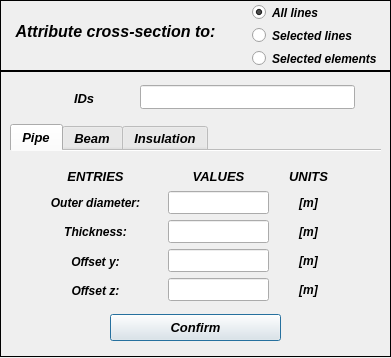
<?xml version="1.0" encoding="UTF-8"?>
<ui version="4.0">
 <class>Dialog</class>
 <widget class="QDialog" name="Dialog">
  <property name="windowModality">
   <enum>Qt::NonModal</enum>
  </property>
  <property name="geometry">
   <rect>
    <x>0</x>
    <y>0</y>
    <width>391</width>
    <height>358</height>
   </rect>
  </property>
  <property name="sizePolicy">
   <sizepolicy hsizetype="Fixed" vsizetype="Fixed">
    <horstretch>0</horstretch>
    <verstretch>0</verstretch>
   </sizepolicy>
  </property>
  <property name="minimumSize">
   <size>
    <width>391</width>
    <height>281</height>
   </size>
  </property>
  <property name="maximumSize">
   <size>
    <width>391</width>
    <height>400</height>
   </size>
  </property>
  <property name="contextMenuPolicy">
   <enum>Qt::DefaultContextMenu</enum>
  </property>
  <property name="windowTitle">
   <string>Set: Cross-Section</string>
  </property>
  <property name="windowIcon">
   <iconset>
    <normaloff>../../../../../../Downloads/load - Copia.png</normaloff>../../../../../../Downloads/load - Copia.png</iconset>
  </property>
  <property name="whatsThis">
   <string/>
  </property>
  <widget class="QWidget" name="widget" native="true">
   <property name="geometry">
    <rect>
     <x>0</x>
     <y>0</y>
     <width>391</width>
     <height>361</height>
    </rect>
   </property>
   <property name="minimumSize">
    <size>
     <width>391</width>
     <height>361</height>
    </size>
   </property>
   <property name="maximumSize">
    <size>
     <width>391</width>
     <height>361</height>
    </size>
   </property>
   <property name="font">
    <font>
     <kerning>true</kerning>
    </font>
   </property>
   <widget class="QFrame" name="frame">
    <property name="geometry">
     <rect>
      <x>0</x>
      <y>0</y>
      <width>391</width>
      <height>72</height>
     </rect>
    </property>
    <property name="frameShape">
     <enum>QFrame::Box</enum>
    </property>
    <property name="frameShadow">
     <enum>QFrame::Plain</enum>
    </property>
    <property name="lineWidth">
     <number>1</number>
    </property>
    <widget class="QLabel" name="label">
     <property name="geometry">
      <rect>
       <x>10</x>
       <y>22</y>
       <width>211</width>
       <height>16</height>
      </rect>
     </property>
     <property name="font">
      <font>
       <family>Arial</family>
       <pointsize>12</pointsize>
       <weight>75</weight>
       <italic>true</italic>
       <bold>true</bold>
      </font>
     </property>
     <property name="text">
      <string>&lt;html&gt;&lt;head/&gt;&lt;body&gt;&lt;p align=&quot;center&quot;&gt;Attribute cross-section to:&lt;/p&gt;&lt;/body&gt;&lt;/html&gt;</string>
     </property>
     <property name="textFormat">
      <enum>Qt::AutoText</enum>
     </property>
     <property name="alignment">
      <set>Qt::AlignCenter</set>
     </property>
    </widget>
    <widget class="QWidget" name="gridLayoutWidget">
     <property name="geometry">
      <rect>
       <x>248</x>
       <y>4</y>
       <width>139</width>
       <height>65</height>
      </rect>
     </property>
     <layout class="QGridLayout" name="gridLayout">
      <item row="0" column="0">
       <widget class="QRadioButton" name="radioButton_all_lines">
        <property name="minimumSize">
         <size>
          <width>130</width>
          <height>17</height>
         </size>
        </property>
        <property name="maximumSize">
         <size>
          <width>130</width>
          <height>17</height>
         </size>
        </property>
        <property name="font">
         <font>
          <family>Arial</family>
          <pointsize>9</pointsize>
          <weight>75</weight>
          <italic>true</italic>
          <bold>true</bold>
          <stylestrategy>PreferAntialias</stylestrategy>
         </font>
        </property>
        <property name="focusPolicy">
         <enum>Qt::ClickFocus</enum>
        </property>
        <property name="text">
         <string>All lines</string>
        </property>
        <property name="checked">
         <bool>true</bool>
        </property>
       </widget>
      </item>
      <item row="1" column="0">
       <widget class="QRadioButton" name="radioButton_selected_lines">
        <property name="minimumSize">
         <size>
          <width>130</width>
          <height>17</height>
         </size>
        </property>
        <property name="maximumSize">
         <size>
          <width>130</width>
          <height>17</height>
         </size>
        </property>
        <property name="font">
         <font>
          <family>Arial</family>
          <pointsize>9</pointsize>
          <weight>75</weight>
          <italic>true</italic>
          <bold>true</bold>
          <stylestrategy>PreferAntialias</stylestrategy>
         </font>
        </property>
        <property name="focusPolicy">
         <enum>Qt::ClickFocus</enum>
        </property>
        <property name="text">
         <string>Selected lines</string>
        </property>
        <property name="checked">
         <bool>false</bool>
        </property>
       </widget>
      </item>
      <item row="2" column="0">
       <widget class="QRadioButton" name="radioButton_selected_elements">
        <property name="minimumSize">
         <size>
          <width>130</width>
          <height>17</height>
         </size>
        </property>
        <property name="maximumSize">
         <size>
          <width>130</width>
          <height>17</height>
         </size>
        </property>
        <property name="font">
         <font>
          <family>Arial</family>
          <pointsize>9</pointsize>
          <weight>75</weight>
          <italic>true</italic>
          <bold>true</bold>
          <stylestrategy>PreferAntialias</stylestrategy>
         </font>
        </property>
        <property name="focusPolicy">
         <enum>Qt::ClickFocus</enum>
        </property>
        <property name="text">
         <string>Selected elements</string>
        </property>
        <property name="checked">
         <bool>false</bool>
        </property>
       </widget>
      </item>
     </layout>
    </widget>
   </widget>
   <widget class="QFrame" name="frame_2">
    <property name="geometry">
     <rect>
      <x>0</x>
      <y>70</y>
      <width>391</width>
      <height>287</height>
     </rect>
    </property>
    <property name="frameShape">
     <enum>QFrame::Box</enum>
    </property>
    <property name="frameShadow">
     <enum>QFrame::Plain</enum>
    </property>
    <widget class="QTabWidget" name="tabWidget">
     <property name="geometry">
      <rect>
       <x>10</x>
       <y>54</y>
       <width>371</width>
       <height>181</height>
      </rect>
     </property>
     <property name="font">
      <font>
       <family>Arial</family>
       <pointsize>10</pointsize>
       <weight>75</weight>
       <italic>true</italic>
       <bold>true</bold>
      </font>
     </property>
     <property name="focusPolicy">
      <enum>Qt::StrongFocus</enum>
     </property>
     <property name="tabPosition">
      <enum>QTabWidget::North</enum>
     </property>
     <property name="tabShape">
      <enum>QTabWidget::Rounded</enum>
     </property>
     <property name="currentIndex">
      <number>0</number>
     </property>
     <property name="documentMode">
      <bool>true</bool>
     </property>
     <property name="tabsClosable">
      <bool>false</bool>
     </property>
     <property name="movable">
      <bool>false</bool>
     </property>
     <property name="tabBarAutoHide">
      <bool>false</bool>
     </property>
     <widget class="QWidget" name="tab">
      <attribute name="title">
       <string>Pipe</string>
      </attribute>
      <widget class="QWidget" name="verticalLayoutWidget_12">
       <property name="geometry">
        <rect>
         <x>30</x>
         <y>40</y>
         <width>111</width>
         <height>111</height>
        </rect>
       </property>
       <layout class="QVBoxLayout" name="verticalLayout_12">
        <item>
         <widget class="QLabel" name="label_20">
          <property name="font">
           <font>
            <family>Arial</family>
            <pointsize>9</pointsize>
            <weight>75</weight>
            <italic>true</italic>
            <bold>true</bold>
           </font>
          </property>
          <property name="text">
           <string>Outer diameter:</string>
          </property>
          <property name="alignment">
           <set>Qt::AlignCenter</set>
          </property>
         </widget>
        </item>
        <item>
         <widget class="QLabel" name="label_21">
          <property name="font">
           <font>
            <family>Arial</family>
            <pointsize>9</pointsize>
            <weight>75</weight>
            <italic>true</italic>
            <bold>true</bold>
           </font>
          </property>
          <property name="text">
           <string>Thickness:</string>
          </property>
          <property name="alignment">
           <set>Qt::AlignCenter</set>
          </property>
         </widget>
        </item>
        <item>
         <widget class="QLabel" name="label_22">
          <property name="font">
           <font>
            <family>Arial</family>
            <pointsize>9</pointsize>
            <weight>75</weight>
            <italic>true</italic>
            <bold>true</bold>
           </font>
          </property>
          <property name="text">
           <string>Offset y:</string>
          </property>
          <property name="alignment">
           <set>Qt::AlignCenter</set>
          </property>
         </widget>
        </item>
        <item>
         <widget class="QLabel" name="label_23">
          <property name="font">
           <font>
            <family>Arial</family>
            <pointsize>9</pointsize>
            <weight>75</weight>
            <italic>true</italic>
            <bold>true</bold>
           </font>
          </property>
          <property name="text">
           <string>Offset z:</string>
          </property>
          <property name="alignment">
           <set>Qt::AlignCenter</set>
          </property>
         </widget>
        </item>
       </layout>
      </widget>
      <widget class="QWidget" name="verticalLayoutWidget_10">
       <property name="geometry">
        <rect>
         <x>158</x>
         <y>10</y>
         <width>101</width>
         <height>31</height>
        </rect>
       </property>
       <layout class="QVBoxLayout" name="verticalLayout_10">
        <item>
         <widget class="QLabel" name="label_18">
          <property name="font">
           <font>
            <family>Arial</family>
            <pointsize>10</pointsize>
            <weight>75</weight>
            <italic>true</italic>
            <bold>true</bold>
           </font>
          </property>
          <property name="text">
           <string>VALUES</string>
          </property>
          <property name="alignment">
           <set>Qt::AlignCenter</set>
          </property>
         </widget>
        </item>
       </layout>
      </widget>
      <widget class="QWidget" name="verticalLayoutWidget_11">
       <property name="geometry">
        <rect>
         <x>30</x>
         <y>10</y>
         <width>111</width>
         <height>31</height>
        </rect>
       </property>
       <layout class="QVBoxLayout" name="verticalLayout_11">
        <item>
         <widget class="QLabel" name="label_19">
          <property name="font">
           <font>
            <family>Arial</family>
            <pointsize>10</pointsize>
            <weight>75</weight>
            <italic>true</italic>
            <bold>true</bold>
           </font>
          </property>
          <property name="text">
           <string>ENTRIES</string>
          </property>
          <property name="alignment">
           <set>Qt::AlignCenter</set>
          </property>
         </widget>
        </item>
       </layout>
      </widget>
      <widget class="QWidget" name="verticalLayoutWidget_7">
       <property name="geometry">
        <rect>
         <x>158</x>
         <y>40</y>
         <width>101</width>
         <height>113</height>
        </rect>
       </property>
       <layout class="QVBoxLayout" name="verticalLayout_7">
        <item>
         <widget class="QLineEdit" name="lineEdit_outerDiameter">
          <property name="text">
           <string/>
          </property>
          <property name="alignment">
           <set>Qt::AlignCenter</set>
          </property>
         </widget>
        </item>
        <item>
         <widget class="QLineEdit" name="lineEdit_thickness">
          <property name="focusPolicy">
           <enum>Qt::StrongFocus</enum>
          </property>
          <property name="alignment">
           <set>Qt::AlignCenter</set>
          </property>
         </widget>
        </item>
        <item>
         <widget class="QLineEdit" name="lineEdit_offset_y">
          <property name="focusPolicy">
           <enum>Qt::StrongFocus</enum>
          </property>
          <property name="alignment">
           <set>Qt::AlignCenter</set>
          </property>
         </widget>
        </item>
        <item>
         <widget class="QLineEdit" name="lineEdit_offset_z">
          <property name="focusPolicy">
           <enum>Qt::StrongFocus</enum>
          </property>
          <property name="alignment">
           <set>Qt::AlignCenter</set>
          </property>
         </widget>
        </item>
       </layout>
      </widget>
      <widget class="QWidget" name="verticalLayoutWidget_9">
       <property name="geometry">
        <rect>
         <x>278</x>
         <y>10</y>
         <width>41</width>
         <height>31</height>
        </rect>
       </property>
       <layout class="QVBoxLayout" name="verticalLayout_9">
        <item>
         <widget class="QLabel" name="label_17">
          <property name="font">
           <font>
            <family>Arial</family>
            <pointsize>10</pointsize>
            <weight>75</weight>
            <italic>true</italic>
            <bold>true</bold>
           </font>
          </property>
          <property name="text">
           <string>UNITS</string>
          </property>
          <property name="alignment">
           <set>Qt::AlignCenter</set>
          </property>
         </widget>
        </item>
       </layout>
      </widget>
      <widget class="QWidget" name="verticalLayoutWidget_8">
       <property name="geometry">
        <rect>
         <x>278</x>
         <y>40</y>
         <width>41</width>
         <height>113</height>
        </rect>
       </property>
       <layout class="QVBoxLayout" name="verticalLayout_8">
        <property name="spacing">
         <number>6</number>
        </property>
        <property name="bottomMargin">
         <number>3</number>
        </property>
        <item>
         <widget class="QLabel" name="label_13">
          <property name="minimumSize">
           <size>
            <width>0</width>
            <height>18</height>
           </size>
          </property>
          <property name="font">
           <font>
            <family>Arial</family>
            <pointsize>9</pointsize>
            <weight>75</weight>
            <italic>true</italic>
            <bold>true</bold>
           </font>
          </property>
          <property name="text">
           <string>[m]</string>
          </property>
          <property name="alignment">
           <set>Qt::AlignCenter</set>
          </property>
         </widget>
        </item>
        <item>
         <widget class="QLabel" name="label_14">
          <property name="font">
           <font>
            <family>Arial</family>
            <pointsize>9</pointsize>
            <weight>75</weight>
            <italic>true</italic>
            <bold>true</bold>
           </font>
          </property>
          <property name="text">
           <string>[m]</string>
          </property>
          <property name="alignment">
           <set>Qt::AlignCenter</set>
          </property>
         </widget>
        </item>
        <item>
         <widget class="QLabel" name="label_15">
          <property name="font">
           <font>
            <family>Arial</family>
            <pointsize>9</pointsize>
            <weight>75</weight>
            <italic>true</italic>
            <bold>true</bold>
           </font>
          </property>
          <property name="text">
           <string>[m]</string>
          </property>
          <property name="alignment">
           <set>Qt::AlignCenter</set>
          </property>
         </widget>
        </item>
        <item>
         <widget class="QLabel" name="label_16">
          <property name="font">
           <font>
            <family>Arial</family>
            <pointsize>9</pointsize>
            <weight>75</weight>
            <italic>true</italic>
            <bold>true</bold>
           </font>
          </property>
          <property name="text">
           <string>[m]</string>
          </property>
          <property name="alignment">
           <set>Qt::AlignCenter</set>
          </property>
         </widget>
        </item>
       </layout>
      </widget>
     </widget>
     <widget class="QWidget" name="tab_2">
      <attribute name="title">
       <string>Beam</string>
      </attribute>
      <widget class="QWidget" name="verticalLayoutWidget_18">
       <property name="geometry">
        <rect>
         <x>50</x>
         <y>40</y>
         <width>75</width>
         <height>111</height>
        </rect>
       </property>
       <layout class="QVBoxLayout" name="verticalLayout_18">
        <item>
         <widget class="QLabel" name="label_31">
          <property name="text">
           <string>Area:</string>
          </property>
          <property name="alignment">
           <set>Qt::AlignCenter</set>
          </property>
         </widget>
        </item>
        <item>
         <widget class="QLabel" name="label_32">
          <property name="text">
           <string>Iyy:</string>
          </property>
          <property name="alignment">
           <set>Qt::AlignCenter</set>
          </property>
         </widget>
        </item>
        <item>
         <widget class="QLabel" name="label_33">
          <property name="text">
           <string>Izz:</string>
          </property>
          <property name="alignment">
           <set>Qt::AlignCenter</set>
          </property>
         </widget>
        </item>
        <item>
         <widget class="QLabel" name="label_34">
          <property name="text">
           <string>Iyz:</string>
          </property>
          <property name="alignment">
           <set>Qt::AlignCenter</set>
          </property>
         </widget>
        </item>
       </layout>
      </widget>
      <widget class="QWidget" name="verticalLayoutWidget_17">
       <property name="geometry">
        <rect>
         <x>290</x>
         <y>40</y>
         <width>41</width>
         <height>111</height>
        </rect>
       </property>
       <layout class="QVBoxLayout" name="verticalLayout_17">
        <property name="spacing">
         <number>4</number>
        </property>
        <property name="bottomMargin">
         <number>0</number>
        </property>
        <item>
         <widget class="QLabel" name="label_27">
          <property name="text">
           <string>[m²]</string>
          </property>
          <property name="alignment">
           <set>Qt::AlignCenter</set>
          </property>
         </widget>
        </item>
        <item>
         <widget class="QLabel" name="label_28">
          <property name="text">
           <string>[m^4]</string>
          </property>
          <property name="alignment">
           <set>Qt::AlignCenter</set>
          </property>
         </widget>
        </item>
        <item>
         <widget class="QLabel" name="label_29">
          <property name="text">
           <string>[m^4]</string>
          </property>
          <property name="alignment">
           <set>Qt::AlignCenter</set>
          </property>
         </widget>
        </item>
        <item>
         <widget class="QLabel" name="label_30">
          <property name="text">
           <string>[m^4]</string>
          </property>
          <property name="alignment">
           <set>Qt::AlignCenter</set>
          </property>
         </widget>
        </item>
       </layout>
      </widget>
      <widget class="QWidget" name="verticalLayoutWidget_14">
       <property name="geometry">
        <rect>
         <x>50</x>
         <y>10</y>
         <width>75</width>
         <height>31</height>
        </rect>
       </property>
       <layout class="QVBoxLayout" name="verticalLayout_14">
        <item>
         <widget class="QLabel" name="label_25">
          <property name="font">
           <font>
            <weight>75</weight>
            <bold>true</bold>
           </font>
          </property>
          <property name="text">
           <string>ENTRIES</string>
          </property>
          <property name="alignment">
           <set>Qt::AlignCenter</set>
          </property>
         </widget>
        </item>
       </layout>
      </widget>
      <widget class="QWidget" name="verticalLayoutWidget_13">
       <property name="geometry">
        <rect>
         <x>144</x>
         <y>10</y>
         <width>119</width>
         <height>31</height>
        </rect>
       </property>
       <layout class="QVBoxLayout" name="verticalLayout_13">
        <item>
         <widget class="QLabel" name="label_24">
          <property name="font">
           <font>
            <weight>75</weight>
            <bold>true</bold>
           </font>
          </property>
          <property name="text">
           <string>VALUES</string>
          </property>
          <property name="alignment">
           <set>Qt::AlignCenter</set>
          </property>
         </widget>
        </item>
       </layout>
      </widget>
      <widget class="QWidget" name="verticalLayoutWidget_16">
       <property name="geometry">
        <rect>
         <x>290</x>
         <y>10</y>
         <width>41</width>
         <height>31</height>
        </rect>
       </property>
       <layout class="QVBoxLayout" name="verticalLayout_16">
        <item>
         <widget class="QLabel" name="label_26">
          <property name="font">
           <font>
            <weight>75</weight>
            <bold>true</bold>
           </font>
          </property>
          <property name="text">
           <string>UNITS</string>
          </property>
          <property name="alignment">
           <set>Qt::AlignCenter</set>
          </property>
         </widget>
        </item>
       </layout>
      </widget>
      <widget class="QWidget" name="verticalLayoutWidget_15">
       <property name="geometry">
        <rect>
         <x>144</x>
         <y>40</y>
         <width>119</width>
         <height>111</height>
        </rect>
       </property>
       <layout class="QVBoxLayout" name="verticalLayout_15">
        <item>
         <widget class="QLineEdit" name="lineEdit_area">
          <property name="focusPolicy">
           <enum>Qt::StrongFocus</enum>
          </property>
          <property name="alignment">
           <set>Qt::AlignCenter</set>
          </property>
         </widget>
        </item>
        <item>
         <widget class="QLineEdit" name="lineEdit_iyy">
          <property name="focusPolicy">
           <enum>Qt::StrongFocus</enum>
          </property>
          <property name="alignment">
           <set>Qt::AlignCenter</set>
          </property>
         </widget>
        </item>
        <item>
         <widget class="QLineEdit" name="lineEdit_izz">
          <property name="focusPolicy">
           <enum>Qt::StrongFocus</enum>
          </property>
          <property name="alignment">
           <set>Qt::AlignCenter</set>
          </property>
         </widget>
        </item>
        <item>
         <widget class="QLineEdit" name="lineEdit_iyz">
          <property name="focusPolicy">
           <enum>Qt::StrongFocus</enum>
          </property>
          <property name="alignment">
           <set>Qt::AlignCenter</set>
          </property>
         </widget>
        </item>
       </layout>
      </widget>
     </widget>
     <widget class="QWidget" name="tab_3">
      <attribute name="title">
       <string>Insulation</string>
      </attribute>
      <widget class="QWidget" name="verticalLayoutWidget_19">
       <property name="geometry">
        <rect>
         <x>148</x>
         <y>64</y>
         <width>97</width>
         <height>89</height>
        </rect>
       </property>
       <layout class="QVBoxLayout" name="verticalLayout_19">
        <property name="spacing">
         <number>11</number>
        </property>
        <item>
         <widget class="QLineEdit" name="lineEdit_InsulationDensity">
          <property name="font">
           <font>
            <family>Arial</family>
            <pointsize>10</pointsize>
            <weight>75</weight>
            <italic>true</italic>
            <bold>true</bold>
           </font>
          </property>
          <property name="alignment">
           <set>Qt::AlignCenter</set>
          </property>
         </widget>
        </item>
        <item>
         <widget class="QLineEdit" name="lineEdit_InsulationThickness">
          <property name="font">
           <font>
            <family>Arial</family>
            <pointsize>10</pointsize>
            <weight>75</weight>
            <italic>true</italic>
            <bold>true</bold>
           </font>
          </property>
          <property name="focusPolicy">
           <enum>Qt::StrongFocus</enum>
          </property>
          <property name="alignment">
           <set>Qt::AlignCenter</set>
          </property>
         </widget>
        </item>
       </layout>
      </widget>
      <widget class="QWidget" name="verticalLayoutWidget_20">
       <property name="geometry">
        <rect>
         <x>54</x>
         <y>64</y>
         <width>77</width>
         <height>87</height>
        </rect>
       </property>
       <layout class="QVBoxLayout" name="verticalLayout_20">
        <item>
         <widget class="QLabel" name="label_35">
          <property name="minimumSize">
           <size>
            <width>0</width>
            <height>30</height>
           </size>
          </property>
          <property name="maximumSize">
           <size>
            <width>16777215</width>
            <height>30</height>
           </size>
          </property>
          <property name="font">
           <font>
            <family>Arial</family>
            <pointsize>10</pointsize>
            <weight>75</weight>
            <italic>true</italic>
            <bold>true</bold>
            <underline>false</underline>
            <strikeout>false</strikeout>
           </font>
          </property>
          <property name="text">
           <string>Density:</string>
          </property>
          <property name="alignment">
           <set>Qt::AlignCenter</set>
          </property>
         </widget>
        </item>
        <item>
         <widget class="QLabel" name="label_36">
          <property name="minimumSize">
           <size>
            <width>0</width>
            <height>30</height>
           </size>
          </property>
          <property name="maximumSize">
           <size>
            <width>16777215</width>
            <height>30</height>
           </size>
          </property>
          <property name="font">
           <font>
            <family>Arial</family>
            <pointsize>10</pointsize>
            <weight>75</weight>
            <italic>true</italic>
            <bold>true</bold>
           </font>
          </property>
          <property name="text">
           <string>Thickness:</string>
          </property>
          <property name="alignment">
           <set>Qt::AlignCenter</set>
          </property>
         </widget>
        </item>
       </layout>
      </widget>
      <widget class="QWidget" name="verticalLayoutWidget_21">
       <property name="geometry">
        <rect>
         <x>262</x>
         <y>64</y>
         <width>52</width>
         <height>85</height>
        </rect>
       </property>
       <layout class="QVBoxLayout" name="verticalLayout_21">
        <item>
         <widget class="QLabel" name="label_37">
          <property name="minimumSize">
           <size>
            <width>50</width>
            <height>30</height>
           </size>
          </property>
          <property name="maximumSize">
           <size>
            <width>50</width>
            <height>30</height>
           </size>
          </property>
          <property name="font">
           <font>
            <family>Arial</family>
            <pointsize>10</pointsize>
            <weight>75</weight>
            <italic>true</italic>
            <bold>true</bold>
            <underline>false</underline>
            <strikeout>false</strikeout>
           </font>
          </property>
          <property name="text">
           <string>[kg/m³]</string>
          </property>
          <property name="alignment">
           <set>Qt::AlignCenter</set>
          </property>
         </widget>
        </item>
        <item>
         <widget class="QLabel" name="label_38">
          <property name="minimumSize">
           <size>
            <width>50</width>
            <height>30</height>
           </size>
          </property>
          <property name="maximumSize">
           <size>
            <width>50</width>
            <height>30</height>
           </size>
          </property>
          <property name="font">
           <font>
            <family>Arial</family>
            <pointsize>10</pointsize>
            <weight>75</weight>
            <italic>true</italic>
            <bold>true</bold>
           </font>
          </property>
          <property name="text">
           <string>[m]</string>
          </property>
          <property name="alignment">
           <set>Qt::AlignCenter</set>
          </property>
         </widget>
        </item>
       </layout>
      </widget>
      <widget class="QWidget" name="verticalLayoutWidget_24">
       <property name="geometry">
        <rect>
         <x>54</x>
         <y>22</y>
         <width>77</width>
         <height>31</height>
        </rect>
       </property>
       <layout class="QVBoxLayout" name="verticalLayout_24">
        <item>
         <widget class="QLabel" name="label_41">
          <property name="minimumSize">
           <size>
            <width>0</width>
            <height>29</height>
           </size>
          </property>
          <property name="maximumSize">
           <size>
            <width>16777215</width>
            <height>29</height>
           </size>
          </property>
          <property name="font">
           <font>
            <family>Arial</family>
            <pointsize>10</pointsize>
            <weight>75</weight>
            <italic>true</italic>
            <bold>true</bold>
           </font>
          </property>
          <property name="frameShape">
           <enum>QFrame::Box</enum>
          </property>
          <property name="text">
           <string>ENTRIES</string>
          </property>
          <property name="alignment">
           <set>Qt::AlignCenter</set>
          </property>
         </widget>
        </item>
       </layout>
      </widget>
      <widget class="QWidget" name="verticalLayoutWidget_23">
       <property name="geometry">
        <rect>
         <x>148</x>
         <y>22</y>
         <width>97</width>
         <height>31</height>
        </rect>
       </property>
       <layout class="QVBoxLayout" name="verticalLayout_23">
        <item>
         <widget class="QLabel" name="label_40">
          <property name="minimumSize">
           <size>
            <width>0</width>
            <height>29</height>
           </size>
          </property>
          <property name="maximumSize">
           <size>
            <width>16777215</width>
            <height>29</height>
           </size>
          </property>
          <property name="font">
           <font>
            <family>Arial</family>
            <pointsize>10</pointsize>
            <weight>75</weight>
            <italic>true</italic>
            <bold>true</bold>
           </font>
          </property>
          <property name="frameShape">
           <enum>QFrame::Box</enum>
          </property>
          <property name="text">
           <string>VALUES</string>
          </property>
          <property name="alignment">
           <set>Qt::AlignCenter</set>
          </property>
         </widget>
        </item>
       </layout>
      </widget>
      <widget class="QWidget" name="verticalLayoutWidget_25">
       <property name="geometry">
        <rect>
         <x>262</x>
         <y>22</y>
         <width>53</width>
         <height>31</height>
        </rect>
       </property>
       <layout class="QVBoxLayout" name="verticalLayout_25">
        <item>
         <widget class="QLabel" name="label_42">
          <property name="minimumSize">
           <size>
            <width>0</width>
            <height>29</height>
           </size>
          </property>
          <property name="maximumSize">
           <size>
            <width>16777215</width>
            <height>29</height>
           </size>
          </property>
          <property name="font">
           <font>
            <family>Arial</family>
            <pointsize>10</pointsize>
            <weight>75</weight>
            <italic>true</italic>
            <bold>true</bold>
           </font>
          </property>
          <property name="frameShape">
           <enum>QFrame::Box</enum>
          </property>
          <property name="text">
           <string>UNITS</string>
          </property>
          <property name="alignment">
           <set>Qt::AlignCenter</set>
          </property>
         </widget>
        </item>
       </layout>
      </widget>
     </widget>
    </widget>
    <widget class="QPushButton" name="pushButton_confirm">
     <property name="geometry">
      <rect>
       <x>110</x>
       <y>244</y>
       <width>171</width>
       <height>27</height>
      </rect>
     </property>
     <property name="font">
      <font>
       <family>Arial</family>
       <pointsize>10</pointsize>
       <weight>75</weight>
       <italic>true</italic>
       <bold>true</bold>
      </font>
     </property>
     <property name="text">
      <string>Confirm</string>
     </property>
    </widget>
    <widget class="QLineEdit" name="lineEdit_selected_ID">
     <property name="geometry">
      <rect>
       <x>140</x>
       <y>15</y>
       <width>215</width>
       <height>24</height>
      </rect>
     </property>
     <property name="font">
      <font>
       <family>Arial</family>
       <pointsize>10</pointsize>
       <weight>75</weight>
       <italic>true</italic>
       <bold>true</bold>
      </font>
     </property>
     <property name="focusPolicy">
      <enum>Qt::ClickFocus</enum>
     </property>
     <property name="alignment">
      <set>Qt::AlignCenter</set>
     </property>
    </widget>
    <widget class="QLineEdit" name="lineEdit_id_labels">
     <property name="enabled">
      <bool>false</bool>
     </property>
     <property name="geometry">
      <rect>
       <x>30</x>
       <y>16</y>
       <width>110</width>
       <height>24</height>
      </rect>
     </property>
     <property name="palette">
      <palette>
       <active>
        <colorrole role="WindowText">
         <brush brushstyle="SolidPattern">
          <color alpha="255">
           <red>0</red>
           <green>0</green>
           <blue>0</blue>
          </color>
         </brush>
        </colorrole>
        <colorrole role="Dark">
         <brush brushstyle="SolidPattern">
          <color alpha="255">
           <red>0</red>
           <green>0</green>
           <blue>0</blue>
          </color>
         </brush>
        </colorrole>
        <colorrole role="Text">
         <brush brushstyle="SolidPattern">
          <color alpha="255">
           <red>0</red>
           <green>0</green>
           <blue>0</blue>
          </color>
         </brush>
        </colorrole>
        <colorrole role="ButtonText">
         <brush brushstyle="SolidPattern">
          <color alpha="255">
           <red>0</red>
           <green>0</green>
           <blue>0</blue>
          </color>
         </brush>
        </colorrole>
       </active>
       <inactive>
        <colorrole role="WindowText">
         <brush brushstyle="SolidPattern">
          <color alpha="255">
           <red>0</red>
           <green>0</green>
           <blue>0</blue>
          </color>
         </brush>
        </colorrole>
        <colorrole role="Dark">
         <brush brushstyle="SolidPattern">
          <color alpha="255">
           <red>0</red>
           <green>0</green>
           <blue>0</blue>
          </color>
         </brush>
        </colorrole>
        <colorrole role="Text">
         <brush brushstyle="SolidPattern">
          <color alpha="255">
           <red>0</red>
           <green>0</green>
           <blue>0</blue>
          </color>
         </brush>
        </colorrole>
        <colorrole role="ButtonText">
         <brush brushstyle="SolidPattern">
          <color alpha="255">
           <red>0</red>
           <green>0</green>
           <blue>0</blue>
          </color>
         </brush>
        </colorrole>
       </inactive>
       <disabled>
        <colorrole role="WindowText">
         <brush brushstyle="SolidPattern">
          <color alpha="255">
           <red>0</red>
           <green>0</green>
           <blue>0</blue>
          </color>
         </brush>
        </colorrole>
        <colorrole role="Dark">
         <brush brushstyle="SolidPattern">
          <color alpha="255">
           <red>0</red>
           <green>0</green>
           <blue>0</blue>
          </color>
         </brush>
        </colorrole>
        <colorrole role="Text">
         <brush brushstyle="SolidPattern">
          <color alpha="255">
           <red>0</red>
           <green>0</green>
           <blue>0</blue>
          </color>
         </brush>
        </colorrole>
        <colorrole role="ButtonText">
         <brush brushstyle="SolidPattern">
          <color alpha="255">
           <red>0</red>
           <green>0</green>
           <blue>0</blue>
          </color>
         </brush>
        </colorrole>
       </disabled>
      </palette>
     </property>
     <property name="font">
      <font>
       <family>Arial</family>
       <pointsize>10</pointsize>
       <weight>75</weight>
       <italic>true</italic>
       <bold>true</bold>
      </font>
     </property>
     <property name="focusPolicy">
      <enum>Qt::ClickFocus</enum>
     </property>
     <property name="autoFillBackground">
      <bool>false</bool>
     </property>
     <property name="text">
      <string>IDs</string>
     </property>
     <property name="frame">
      <bool>false</bool>
     </property>
     <property name="alignment">
      <set>Qt::AlignCenter</set>
     </property>
    </widget>
   </widget>
  </widget>
 </widget>
 <tabstops>
  <tabstop>tabWidget</tabstop>
  <tabstop>lineEdit_outerDiameter</tabstop>
  <tabstop>lineEdit_thickness</tabstop>
  <tabstop>lineEdit_offset_y</tabstop>
  <tabstop>lineEdit_offset_z</tabstop>
  <tabstop>pushButton_confirm</tabstop>
  <tabstop>lineEdit_area</tabstop>
  <tabstop>lineEdit_iyy</tabstop>
  <tabstop>lineEdit_izz</tabstop>
  <tabstop>lineEdit_iyz</tabstop>
  <tabstop>lineEdit_InsulationDensity</tabstop>
  <tabstop>lineEdit_InsulationThickness</tabstop>
 </tabstops>
 <resources/>
 <connections/>
</ui>
